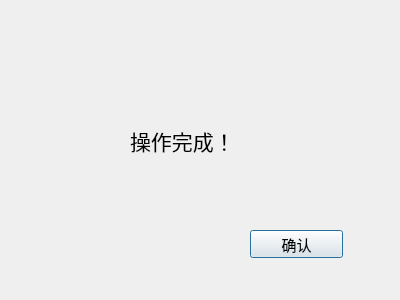
<?xml version="1.0" encoding="UTF-8"?>
<ui version="4.0">
 <class>Dialog</class>
 <widget class="QDialog" name="Dialog">
  <property name="geometry">
   <rect>
    <x>0</x>
    <y>0</y>
    <width>400</width>
    <height>300</height>
   </rect>
  </property>
  <property name="windowTitle">
   <string>Dialog</string>
  </property>
  <widget class="QPushButton" name="pushButton">
   <property name="geometry">
    <rect>
     <x>250</x>
     <y>230</y>
     <width>93</width>
     <height>28</height>
    </rect>
   </property>
   <property name="font">
    <font>
     <pointsize>11</pointsize>
    </font>
   </property>
   <property name="text">
    <string>确认</string>
   </property>
  </widget>
  <widget class="QLabel" name="label">
   <property name="geometry">
    <rect>
     <x>130</x>
     <y>50</y>
     <width>341</width>
     <height>181</height>
    </rect>
   </property>
   <property name="font">
    <font>
     <pointsize>16</pointsize>
    </font>
   </property>
   <property name="text">
    <string>操作完成！</string>
   </property>
  </widget>
 </widget>
 <resources/>
 <connections/>
</ui>
